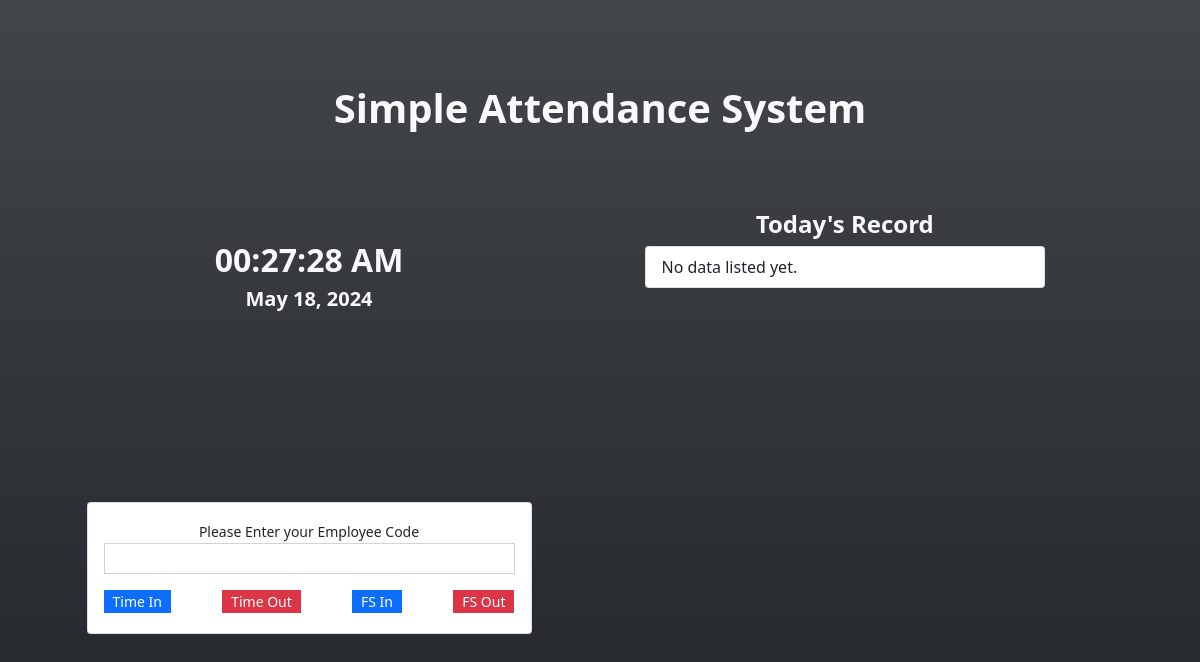
/attendance.php (signed in), run on the app's committed database.
### tables this page shows
CREATE TABLE att_type_list (
            `att_type_id` INTEGER NOT NULL PRIMARY KEY AUTOINCREMENT,
            `name` TEXT NOT NULL,
            `status` INTEGER NOT NULL DEFAULT 1,
            `date_created` TIMESTAMP DEFAULT CURRENT_TIMESTAMP
        );

### attendance.php (the view, shortened to what this page needs)
<?php
require_once('DBConnection.php');
?>
<!DOCTYPE html>
<html lang="en">
<head>
    <link rel="stylesheet" href="Font-Awesome-master/css/all.min.css">
    <link rel="stylesheet" href="css/bootstrap.min.css">
    <link rel="stylesheet" href="DataTables/datatables.min.css">
</head>
<body>
    <main class="bg-dark bg-gradient text-light">
    <div class="container py-3 d-flex flex-column " id="page-container">
        <div class="w-100 h-25 d-flex  align-items-center">
            <h2 class="text-center w-100 fs-1"><b>Simple Attendance System</b></h2>
        </div>
        <div class="w-100 row flex-grow-1">
            <div class="col-md-6 d-flex flex-column align-items-center h-100">
                <div class="w-100 h-25 d-flex align-items-center">
                    <div class="w-100">
                        <h2 class="text-center"><b><span id="time_display"><?php echo date("h:i A") ?></span></b></h2>
                        <h5 class="text-center"><b><span id="date_display"><?php echo date("M d,Y ") ?></span></b></h5>
                    </div>
                </div>
                <div class="w-100 h-75 d-flex align-items-center">
                    <div class="w-100">
                        <div class="card text-dark col-sm-10 offset-sm-1 align-middle h-auto">
                            <div class="card-body">
                                <center><small>Please Enter your Employee Code</small></center>
                                <div class="form-group">
                                    <input type="text" autofocus class="form-control form-control-sm rounded-0" id="employee_code">
                                </div>
                                <div class="form-group d-flex justify-content-between mt-3 mb-1">
                                    <?php
                                    $qry = $conn->query("SELECT * FROM `att_type_list` order by att_type_id asc");
                                    while($row= $qry->fetchArray()):
                                        $bg = 'primary';
                                        if(in_array($row['att_type_id'],array(2,4)))
                                        $bg = 'danger';
                                    ?>
                                    <button class="att_btn btn btn-sm btn-<?php echo $bg ?> rounded-0 py-0" type="button" data-id="<?php echo $row['att_type_id'] ?>"><?php echo $row['name'] ?></button>
                                    <?php endwhile; ?>
                                </div>
                            </div>
                        </div>
                    </div>
                </div>
            </div>
            <div class="col-md-6 h-100 d-flex align-items-center">
                <div class="w-100">
                    <div class="col-sm-9 offset-sm-1">
                        <h4 class="text-light text-center"><b>Today's Record</b></h4>
                        <div class="overflow-auto" style="height:67vh">
                            <ul class="list-group">
                                <?php
                                $today = date("Y-m-d");
                                $att_qry = $conn->query("SELECT a.*,t.name as tname,(e.lastname || ', ' || e.firstname || ' ' || e.middlename) as `fullname` FROM `attendance_list` a inner join employee_list e on a.employee_id = e.employee_id inner join att_type_list t on a.att_type_id = t.att_type_id where date(a.date_created) = '".$today."' ORDER BY strftime('%s', a.date_created) desc");
                                ?>
                                <?php if(!$att_qry->fetchArray()): ?>
                                <li class="list-group-item" id="noData">No data listed yet.</li>
                                <?php endif; ?>
                            </ul>
                        </div>
                    </div>
                </div>
            </div>
        </div>
    </div>
    </main>
</body>
</html>

### attendance.php (style rules this page uses)
html,body { height:100%; width:100%; }
main { height:100%; display:flex; flex-flow:column; }
#page-container { flex: 1 1 auto; overflow:auto; }

### data on the page
att_type_list: name "Time In"
att_type_list: name "Time Out"
att_type_list: name "FS In"
att_type_list: name "FS Out"
